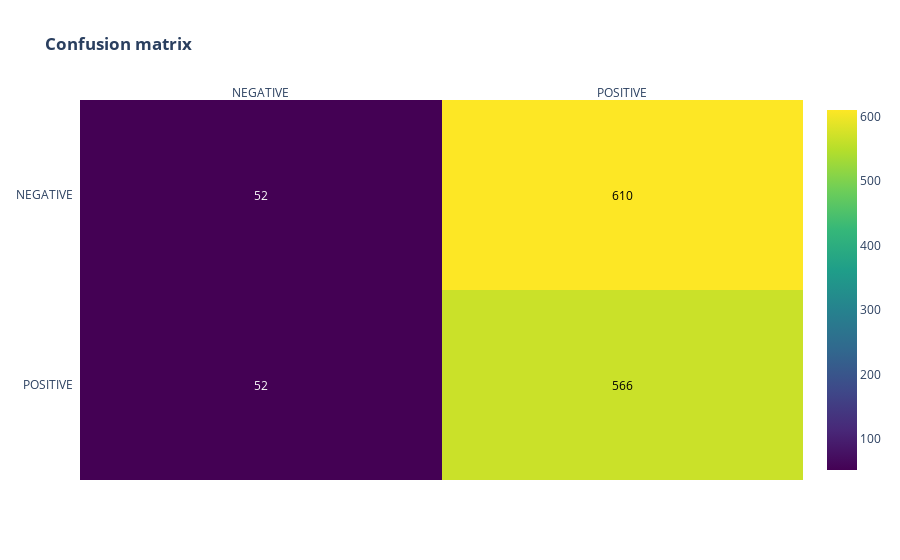

Notebook cell for this chart:
### Code cell
target_names = ['NEGATIVE', 'POSITIVE']
y_preds = (model.predict(X_val) > 0.5).astype("int32")
print(classification_report(y_val, y_preds, target_names=target_names))
print("ROC AUC score : ", round(roc_auc_score(y_val, y_preds), 3))
print("Average Precision score : ", round(average_precision_score(y_val, y_preds), 3),)
conf_matrix(metrics.confusion_matrix(y_val, y_preds))

### Figure 1 — Plotly figure (JSON) as saved in the notebook; plotly's stock layout.template omitted (floating-point values rounded to 4 significant figures)
{"data": [{"colorscale": [[0, "#440154"], [0.1111, "#482878"], [0.2222, "#3e4989"], [0.3333, "#31688e"], [0.4444, "#26828e"], [0.5556, "#1f9e89"], [0.6667, "#35b779"], [0.7778, "#6ece58"], [0.8889, "#b5de2b"], [1, "#fde725"]], "reversescale": false, "showscale": true, "type": "heatmap", "x": ["NEGATIVE", "POSITIVE"], "y": ["POSITIVE", "NEGATIVE"], "z": [[52, 566], [52, 610]]}], "layout": {"annotations": [{"font": {"color": "#FFFFFF"}, "showarrow": false, "text": "52", "x": "NEGATIVE", "xref": "x", "y": "POSITIVE", "yref": "y"}, {"font": {"color": "#000000"}, "showarrow": false, "text": "566", "x": "POSITIVE", "xref": "x", "y": "POSITIVE", "yref": "y"}, {"font": {"color": "#FFFFFF"}, "showarrow": false, "text": "52", "x": "NEGATIVE", "xref": "x", "y": "NEGATIVE", "yref": "y"}, {"font": {"color": "#000000"}, "showarrow": false, "text": "610", "x": "POSITIVE", "xref": "x", "y": "NEGATIVE", "yref": "y"}], "autosize": true, "title": {"text": "<b>Confusion matrix</b>"}, "xaxis": {"autorange": true, "dtick": 1, "gridcolor": "rgb(0, 0, 0)", "range": [-0.5, 1.5], "side": "top", "ticks": "", "type": "category"}, "yaxis": {"autorange": true, "dtick": 1, "range": [-0.5, 1.5], "ticks": "", "ticksuffix": "  ", "type": "category"}}}
